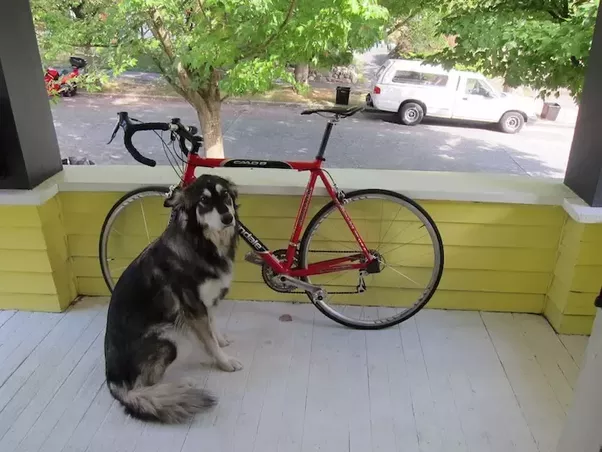
#> input picture Assignments/cv_assignment/images/dog_test.png, 602 x 452 px, found by its file name
$ python Q1.py
#> lines starting #> are read from the running program, lines starting #| are printed output that depends on the picture
#############Suboptimal implementation of convolution #####################
import cv2
import numpy as np
import matplotlib.pyplot as plt

def convolve(kernel, orig_img):
    #####################Flip kernel suboptimally####################
    kernel_inv = np.copy(kernel)
  #  print(kernel)
    for y in range(len(kernel)):
        kernel_inv[y] = kernel[len(kernel) - 1 -y]
    kernel_2 = np.copy(kernel_inv)
   # print(kernel_inv)
    for x in range(len(kernel[0])):
        kernel_inv[:,x] = kernel_2[:,len(kernel[0]) - 1 - x]
   # print(kernel_inv)
    #################################################################
    img = cv2.copyMakeBorder(orig_img, 1, 1, 1, 1, cv2.BORDER_CONSTANT) # Add padding
    res_img = orig_img.copy()
    for i in range(1, img.shape[0] - 1):
        for j in range(1, img.shape[1] - 1):
                res_img[i - 1, j - 1] = np.sum(img[i - 1 : i + 2, j - 1 : j + 2] * kernel_inv[:, :])
    return res_img

orig_img = cv2.imread("images/dog_test.png", 0) # Read Image
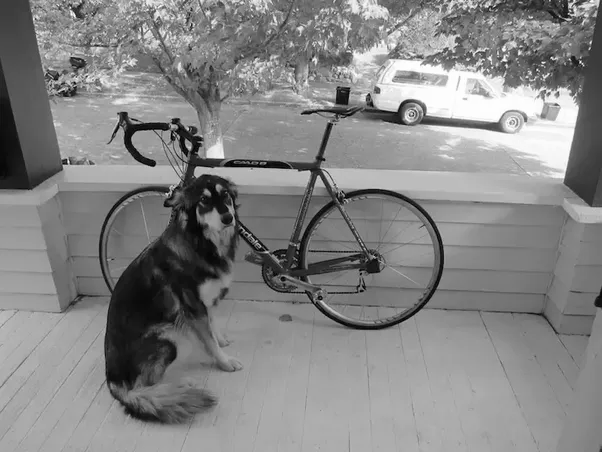
#> orig_img: shape (452, 602); min 0, max 255, mean 132.6
kernel = np.array([[1, 2, 1], [ 0,  0,  0], [ -1,  -2,  -1]]) # Simple vertical gradient kernel
kernel0 = np.array([[-1, 0, 1],[-2, 0, 2],[-1, 0, 1]])        # Simple horizontal gradient kernel
res = convolve(kernel, orig_img)
#> in convolve, `img = cv2.copyMakeBorder(orig_img, 1, 1, 1, 1, cv2.BORDER_CONSTANT)`:
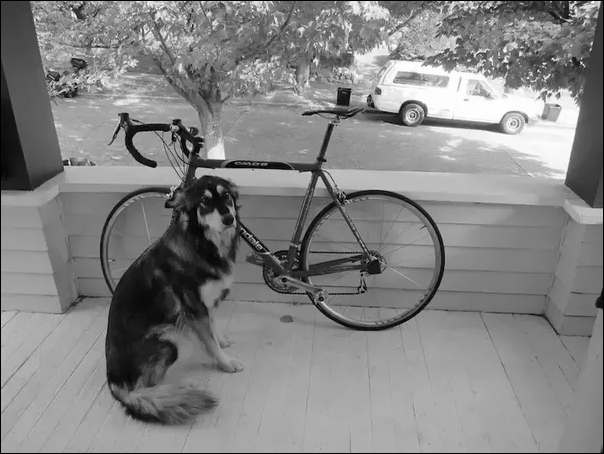
#> img: shape (454, 604); min 0, max 255, mean 131.5
#> after the loop in convolve, `for i in range(1, img.shape[0] - 1):`:
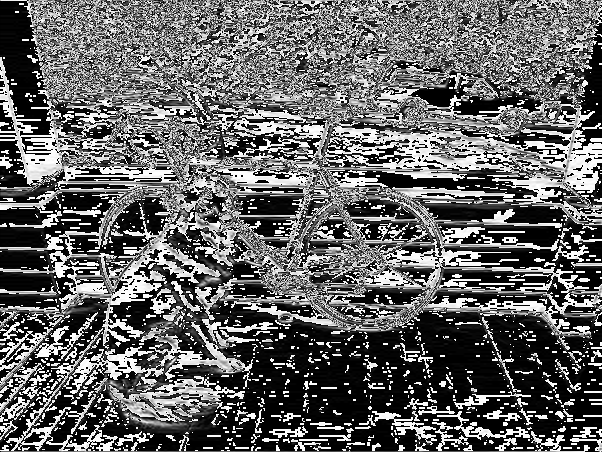
#> res_img: shape (452, 602); min 0, max 255, mean 100.3
res1 = convolve(kernel0, orig_img)
#> after the loop in convolve (call 2), `for i in range(1, img.shape[0] - 1):`:
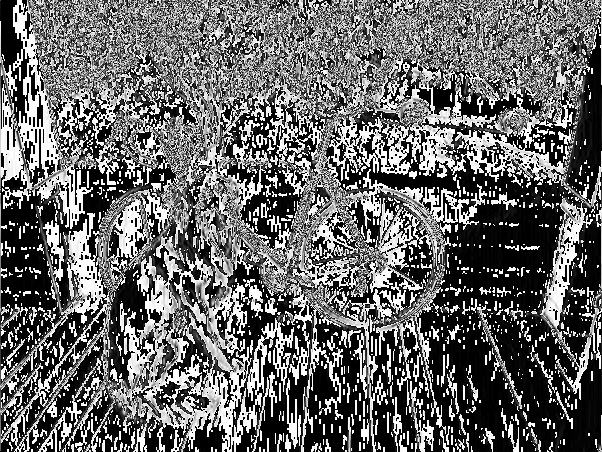
#> res_img: shape (452, 602); min 0, max 255, mean 103.5
orig = cv2.cvtColor(orig_img, cv2.COLOR_BGR2RGB)
plt.imshow(orig)
plt.show()
print("Original Image")
plt.imshow(res, cmap = plt.cm.gray)
print("Vertical Sober Edge Detection")
plt.show()
plt.imshow(res1, cmap = plt.cm.gray)
print("Horizontal Sober Edge Detection")
plt.show()

$ run again, with Assignments/cv_assignment/images/Convolution0.png copied over Assignments/cv_assignment/images/dog_test.png
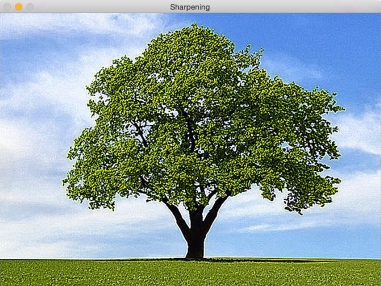
#> input picture Assignments/cv_assignment/images/Convolution0.png, 381 x 286 px, found by its file name
#> after the loop in convolve, `for i in range(1, img.shape[0] - 1):`:
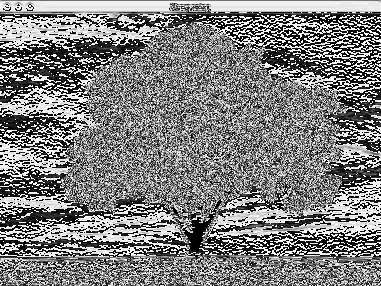
#> res_img: shape (286, 381); min 0, max 255, mean 127.3
#> after the loop in convolve (call 2), `for i in range(1, img.shape[0] - 1):`:
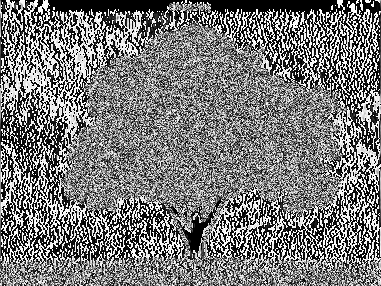
#> res_img: shape (286, 381); min 0, max 255, mean 121.5

$ run again, with Assignments/cv_assignment/images/Convolution10.png copied over Assignments/cv_assignment/images/dog_test.png
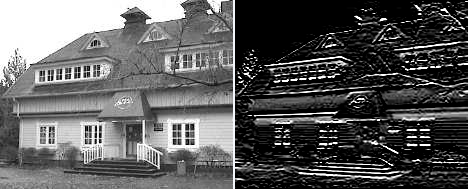
#> input picture Assignments/cv_assignment/images/Convolution10.png, 468 x 189 px, found by its file name
#> after the loop in convolve, `for i in range(1, img.shape[0] - 1):`:
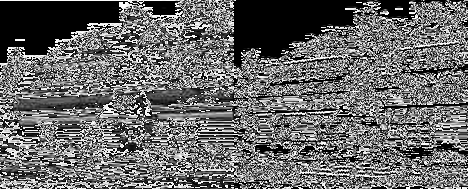
#> res_img: shape (189, 468); min 0, max 255, mean 104.9
#> after the loop in convolve (call 2), `for i in range(1, img.shape[0] - 1):`:
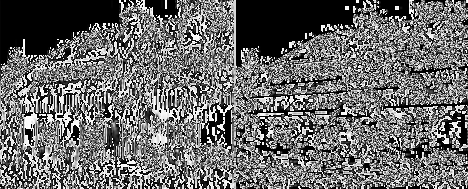
#> res_img: shape (189, 468); min 0, max 255, mean 106.5
